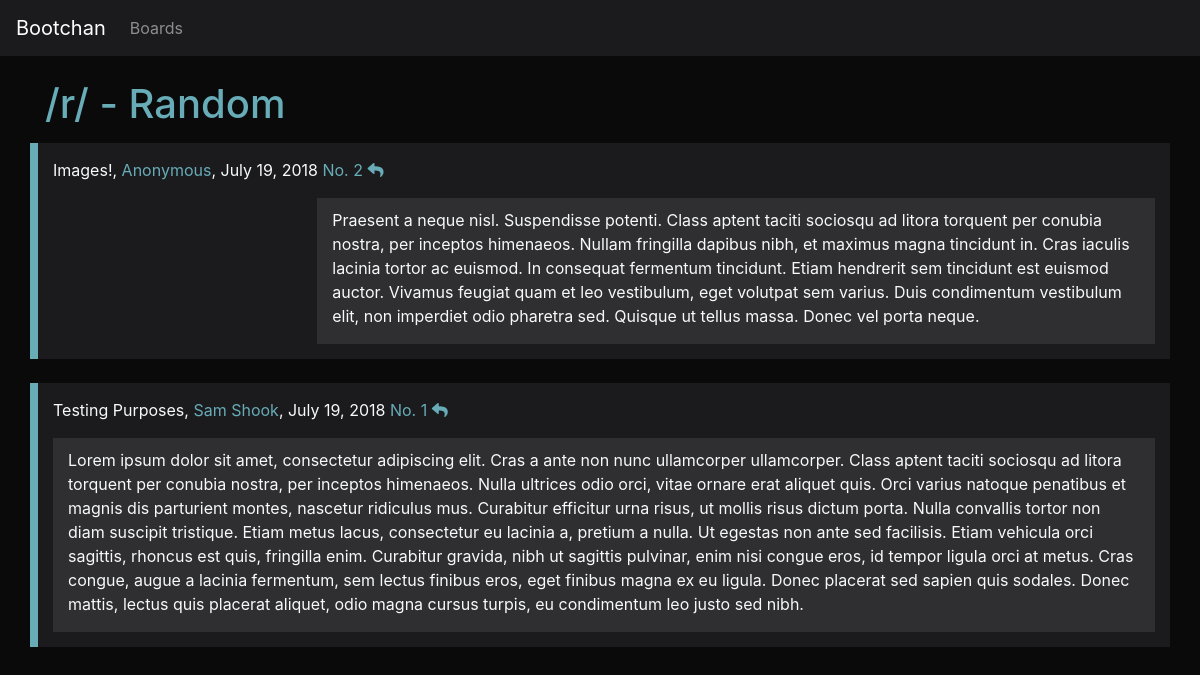
The app's page /boards/r/ with its own data.
### main/models.py (models this page shows)
class Board(models.Model):
    boardtopic = models.CharField(max_length=32)
    boardposts = models.PositiveIntegerField()
    boardname = models.CharField(max_length=8)

class Post(models.Model):
    postid = models.PositiveIntegerField()
    postcontent = models.CharField(max_length=1024)
    postimg = models.URLField(blank=True)
    postauthor = models.CharField(max_length=16, default="Anonymous")
    posttitle = models.CharField(max_length=32, blank=True)
    posttime = models.DateField(default=datetime.date.today, blank=True)
    postboard = models.CharField(default="r", max_length=32)
    postparent = models.PositiveIntegerField(default=0)

### main/views.py (the view)
# urls.py: path('boards/<str:board>/', views.boards),
def boards(request, board="r"):
    posts = models.Post.objects.filter(postboard=board).order_by("-postid")[:5]
    replies = []
    for o in posts:
        replies.append(models.Post.objects.filter(postparent=o.postid))
    boardscontext = {"posts":posts, "board":board, "boardtopic":models.Board.objects.get(boardname=board).boardtopic, "replies":replies}
    models.Board.objects.get(boardname=board).boardposts = len(models.Board.objects.filter(boardname=board))
    models.Board.objects.get(boardname=board).save()
    return render(request, "board.html", boardscontext)

### main/templates/board.html (shortened to what this page needs)
<!DOCTYPE html>
<html lang="en" dir="ltr">
<head>
  <link rel="stylesheet" href="https://stackpath.bootstrapcdn.com/bootstrap/4.1.1/css/bootstrap.min.css">
  <link rel="stylesheet" href="https://use.fontawesome.com/releases/v5.1.1/css/all.css">
</head>
<body style="background-color: #0a0a0b;">
  <nav class="navbar navbar-expand-md navbar-dark" style="background-color:#1b1b1e">
    <a href="/" class="navbar-brand">Bootchan</a>
    <ul class="navbar-nav">
      <li class="nav-item"><a href="#" class="nav-link">Boards</a></li>
    </ul>
  </nav>
  <br>
  <div class="container">
<h1 style="color:#67acb7">/{{ board }}/ - {{ boardtopic }}</h1>
</div>
    {% for post in posts %}
      {% if not post.postparent %}
        {% if post.postimg %}
      <div class="container" style="background-color:#1b1b1e; border-left: 0.5rem solid #67acb7; margin-top: 15px">
        <div class="metatext text-light">
        <p style="padding-top: 15px;">{% if post.posttitle %}{{ post.posttitle }}, {% endif %}{% if post.postauthor %}
          <span style="color: #67acb7">{{post.postauthor}}</span>, {% endif %}{{post.posttime}} <a style="color:#67acb7" title="Reply" href="reply/{{ post.postid }}/">No. {{ post.postid }} <i class="fas fa-reply"></i></p></a>
        </div>
        <div class="row text-light" style="padding-bottom: 15px; padding-right: 15px;">
          <div class="col-sm-3">
          </div>
          <div class="col-sm-9 flex-container" style="display: flex; align-items: top; background-color: #2f2f32">
            <p style="margin-top: 10px"> {{ post.postcontent }} </p>
          </div>
        </div>
      </div>
      <br>
      {% else %}
      <div class="container" style="background-color:#1b1b1e; border-left: 0.5rem solid #67acb7;">
        <div class="metatext text-light">
        <p style="padding-top: 15px;">{% if post.posttitle %}{{ post.posttitle }}, {% endif %}{% if post.postauthor %}
          <span style="color: #67acb7">{{post.postauthor}}</span>, {% endif %}{{post.posttime}} <a style="color:#67acb7" title="Reply" href="reply/{{ post.postid }}/">No. {{ post.postid }} <i class="fas fa-reply"></i></p></a>
        </div>
        <div class="row text-light" style="padding-left: 15px; padding-bottom: 15px; padding-right: 15px;">
          <div class="col-sm-12 flex-container" style="display: flex; align-items: top; background-color: #2f2f32">
            <p style="margin-top: 10px"> {{ post.postcontent }} </p>
          </div>
        </div>
      </div>
      <br>
      {% endif %}
      {% endif %}
    {% endfor %}
</body>
</html>

### records on screen
Board: boardtopic "Random"
Post: posttitle "Images!", postauthor "Anonymous", posttime "July 19, 2018", postid "2", postcontent "Praesent a neque nisl. Suspendisse potenti. Class aptent taciti sociosqu ad litora torquent per conubia nostra, per inceptos himenaeos. Nullam fringilla dapibus nibh, et maximus magna tincidunt in. Cras iaculis lacinia tortor ac euismod. In consequat fermentum tincidunt. Etiam hendrerit sem tincidunt est euismod auctor. Vivamus feugiat quam et leo vestibulum, eget volutpat sem varius. Duis condimentum vestibulum elit, non imperdiet odio pharetra sed. Quisque ut tellus massa. Donec vel porta neque."
Post: posttitle "Testing Purposes", postauthor "Sam Shook", posttime "July 19, 2018", postid "1", postcontent "Lorem ipsum dolor sit amet, consectetur adipiscing elit. Cras a ante non nunc ullamcorper ullamcorper. Class aptent taciti sociosqu ad litora torquent per conubia nostra, per inceptos himenaeos. Nulla ultrices odio orci, vitae ornare erat aliquet quis. Orci varius natoque penatibus et magnis dis parturient montes, nascetur ridiculus mus. Curabitur efficitur urna risus, ut mollis risus dictum porta. Nulla convallis tortor non diam suscipit tristique. Etiam metus lacus, consectetur eu lacinia a, pretium a nulla. Ut egestas non ante sed facilisis. Etiam vehicula orci sagittis, rhoncus est quis, fringilla enim. Curabitur gravida, nibh ut sagittis pulvinar, enim nisi congue eros, id tempor…"

### other values on screen
{{ board }} "r"
